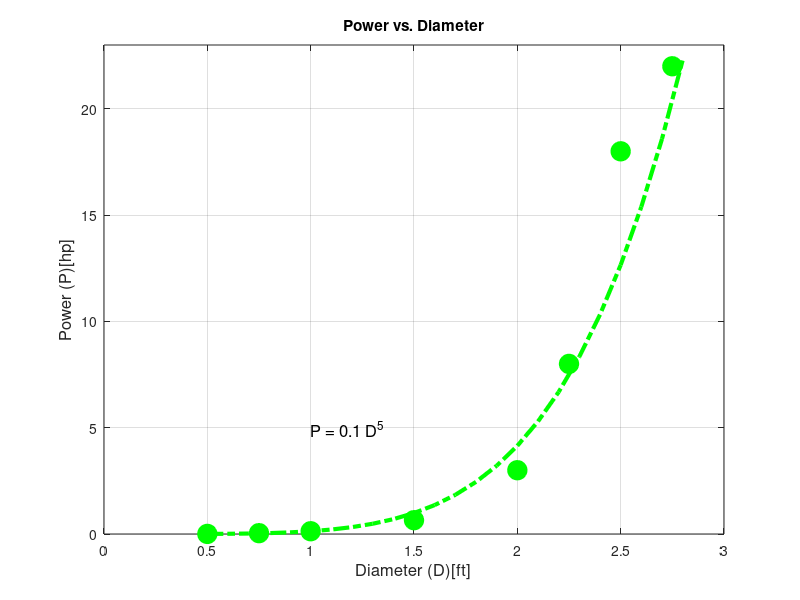

Write the MATLAB code that produced this figure.
%{
Deion Nwaefulu ENGR 1300-002 2016-11-29
dcn6334_RQ18_CH18: Create a proper plot of the power versus the diameter
assuming the data are experimental.
dcn6334_RQ19_CH18: Use polyfit to determine the power relationship for the
data set and graph the resulting trendline along with experimental data.
D: Diameter (D)[ft]
P: Power (P)[hp]
dpf: Diameter polyfit
ppf: Power polyfit
%}
clc;
clear all;
close all;

D = [0.5 0.75 1 1.5 2 2.25 2.5 2.75];
P = [0.004 0.04 0.13 0.65 3 8 18 22];

figure('Color','w')
plot(D,P,'go','MarkerFaceColor','g','MarkerSize',14)
xlabel('Diameter (D)[ft]','FontSize',12)
ylabel('Power (P)[hp]','FontSize',12)
title('Power vs. Diameter')
axis([0 3 0 23])
grid on

% Power polyfit
C = polyfit(log10(D),log10(P),1);
m = C(1);
b = 10^C(2);
dpf = [0.5:0.1:2.80];
ppf = b*dpf.^m;
hold on
plot(dpf,ppf,'-.g','LineWidth',3)
TE = sprintf('P = %0.1f D^{%0.0f}',b,m);
text(1,5,TE,'FontSize',12)